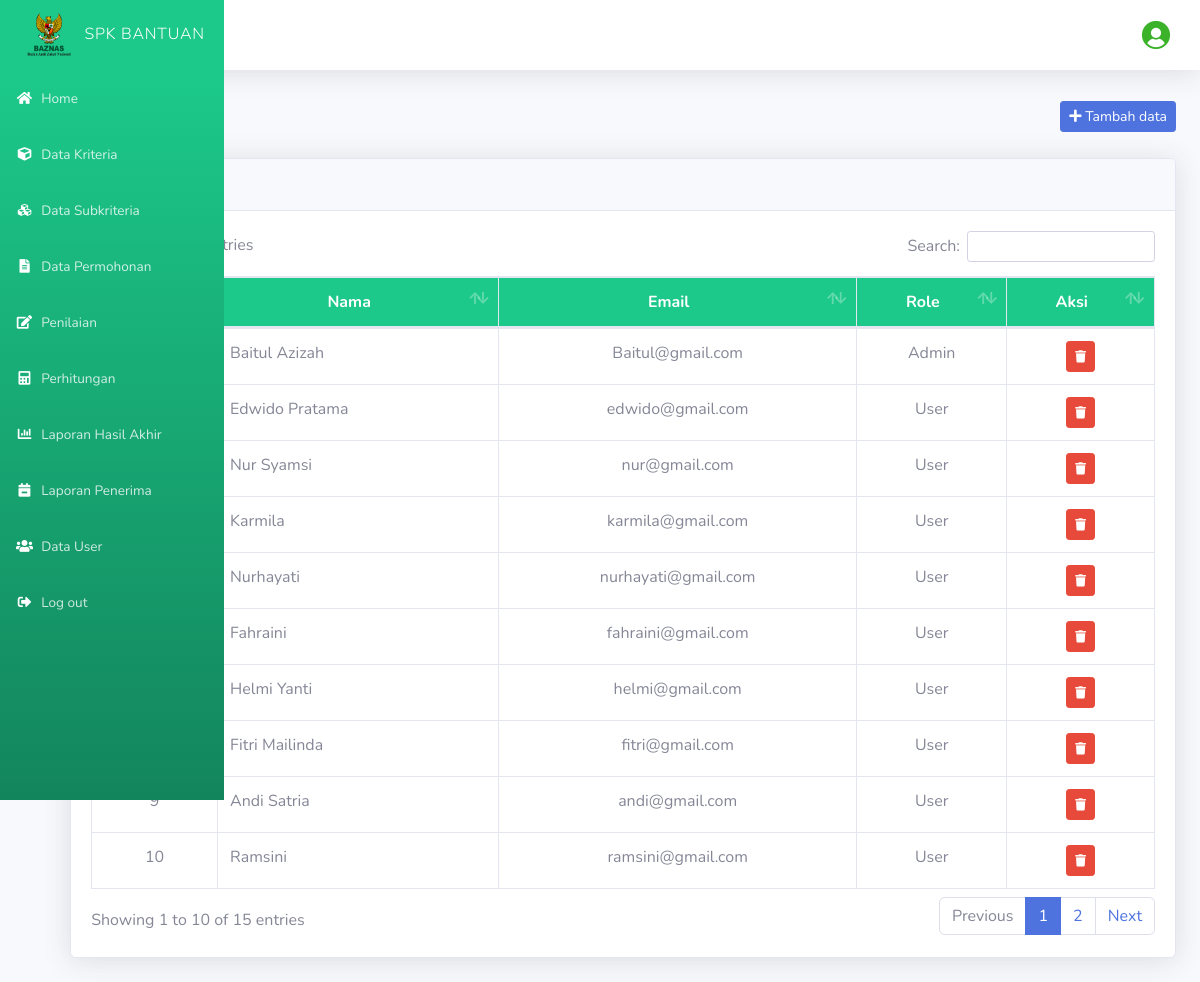
Screenshot of /index.php/pengguna with the database file from the repository.
### tables this page shows
CREATE TABLE `tb_user` (
  `id_user` int(11) NOT NULL,
  `id_role` int(11) NOT NULL,
  `nama` varchar(50) NOT NULL,
  `password` varchar(225) NOT NULL,
  `email` varchar(50) NOT NULL,
  `no_hp` varchar(13) NOT NULL,
  `alamat` varchar(256) NOT NULL,
  `date_created` int(11) NOT NULL
);

CREATE TABLE `tb_role` (
  `id_role` int(11) NOT NULL,
  `role` varchar(20) NOT NULL
);

### application/controllers/pengguna.php (called while the page is built, shortened)
<?php
class Pengguna extends CI_Controller {
	 public function __construct() {
        $this->load->model('m_pengguna');
		$this->load->library('form_validation');
    }
	public function index()
	{
		$title['title']= 'Data User';
		$data2['user'] = $this->db->get_where('tb_user',['email'=>
		$this->session->userdata('email')])->row_array();
		$data['datarole']=$this->m_pengguna->getRoles();
		$data['user'] = $this->m_pengguna->tampil_data();
		$this->load->view('templates/header', $title);
		$this->load->view('templates/sidebar');
		$this->load->view('templates/topbar',$data2);
		$this->load->view('user', $data);
	}
}

### index.php (called while the page is built, shortened)
<?php
require_once BASEPATH.'core/CodeIgniter.php';

### application/models/m_pengguna.php (called while the page is built, shortened)
<?php
class M_pengguna extends CI_Model{
    public function tampil_data(){
        $this->db->select('tb_role.role, tb_user.*');
        $this->db->from('tb_user');
        $this->db->join('tb_role', 'tb_role.id_role = tb_user.id_role');
        return $this->db->get()->result();
    }
}
?>

### application/views/user.php (the view, shortened to what this page needs)
<!DOCTYPE html>
<html lang="en">
<head>
    <link href="<?php echo base_url() ?>assets/vendor/fontawesome-free/css/all.min.css" rel="stylesheet" type="text/css">
    <link href="<?php echo base_url() ?>assets/css/sb-admin-2.min.css" rel="stylesheet">
    <link href="<?php echo base_url() ?>assets/vendor/datatables/dataTables.bootstrap4.min.css" rel="stylesheet">
</head>
<body id="page-top">
        <div id="content-wrapper" class="d-flex flex-column">
            <div id="content">
                <div class="container-fluid">
                    <div class="d-sm-flex align-items-center justify-content-between mb-4">
                        <h1 class="h3 mb-0 text-gray-800"> Data User</h1>
                        <button class="btn btn-primary btn-sm" data-toggle="modal" data-target="#exampleModal"><i class="fa fa-plus"></i>      Tambah data</button>
                    </div>
                    <div class="card shadow mb-4">
                        <div class="card-header py-3">
                        <h6 class="m-0 font-weight-bold text-success"><i class="fas fa-fw fa-users text-successy"></i> Data User</h6>
                        </div>
                        <div class="card-body">
                            <div class="table-responsive">
                                <table class="table table-bordered " id="dataTable" width="100%" cellspacing="10" >
                                    <thead class="text-center bg-success text-white">
                                        <tr>
                                            <th>No</th>
                                            <th>Nama </th>
                                            <th>Email</th>
                                            <th>Role </th>
                                            <th>Aksi</th>
                                        </tr>
                                    </thead>
                                    <tbody>
                                    <?php $no = 1; ?>
                                    <?php foreach ($user as $data): ?>
                                        <tr>
                                            <td class="text-center"><?php echo $no++?></td>
                                            <td><?php echo $data->nama ?></td>
                                            <td class="text-center"><?php echo $data->email ?></td>
                                            <td class="text-center"><?php echo $data->role ?></td>
                                            <td class="text-center">
                                                <a data-toggle="modal" data-target="#delete<?= $data->id_user;?>" data-placement="bottom" title="Hapus Data" href="<?php echo base_url()?>pengguna/hapus_data/" class="btn btn-danger btn-sm"><i class="fa fa-trash fa-sm"></i></a>
                                            </td>
                                        </tr>
                                        <?php endforeach; ?>
                                    </tbody>
                                </table>
                            </div>
                        </div>
                    </div>
                </div>
            </div>
        </div>
    </div>
</body>
</html>

### application/views/user.php (style rules this page uses)
#content { margin-top: 100px; }

### rows the page displays
tb_user: nama "Baitul Azizah", email "Baitul@gmail.com", id_role.role "Admin"
tb_user: nama "Edwido Pratama", email "edwido@gmail.com", id_role.role "User"
tb_user: nama "Nur Syamsi", email "nur@gmail.com", id_role.role "User"
tb_user: nama "Karmila", email "karmila@gmail.com", id_role.role "User"
tb_user: nama "Nurhayati", email "nurhayati@gmail.com", id_role.role "User"
tb_user: nama "Fahraini", email "fahraini@gmail.com", id_role.role "User"
tb_user: nama "Helmi Yanti", email "helmi@gmail.com", id_role.role "User"
tb_user: nama "Fitri Mailinda", email "fitri@gmail.com", id_role.role "User"
tb_user: nama "Andi Satria", email "andi@gmail.com", id_role.role "User"
tb_user: nama "Ramsini", email "ramsini@gmail.com", id_role.role "User"
